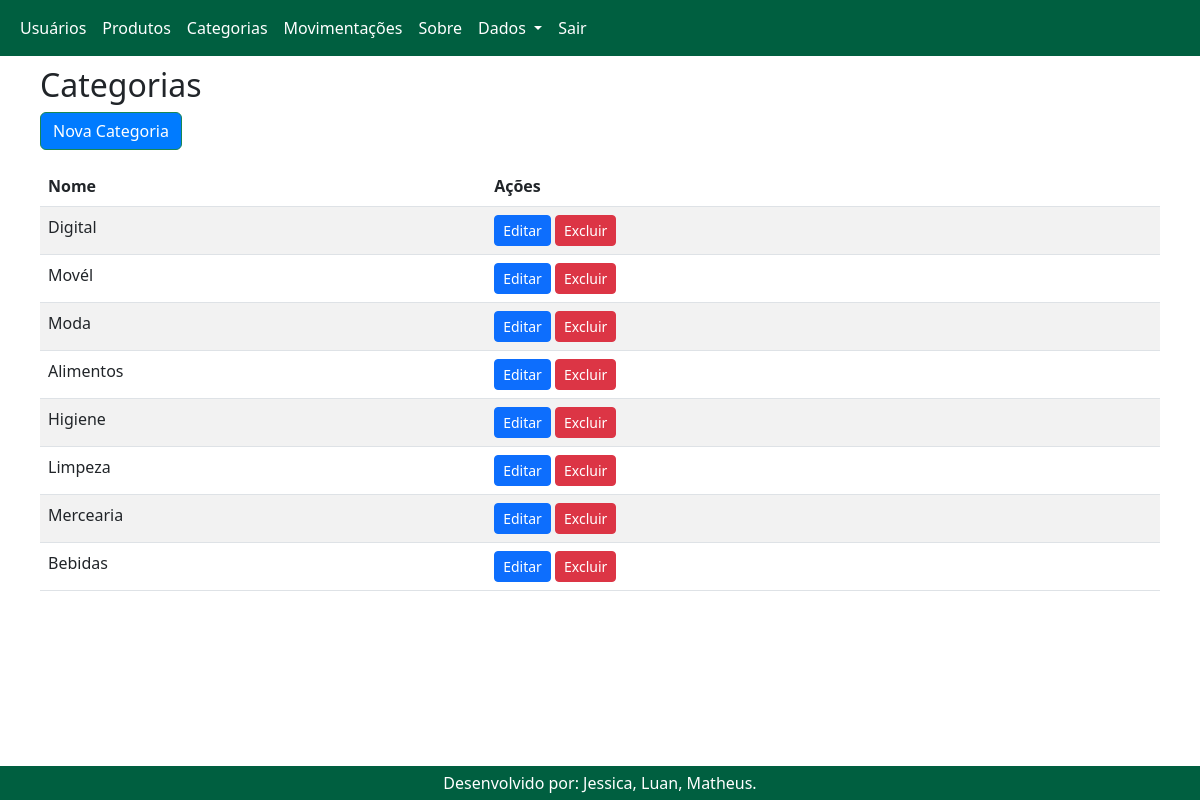
Screenshot of /categorias with the database file from the repository.
### app.py (models this page shows)
class Categoria(db.Model):
    id = db.Column(db.Integer, primary_key=True)
    nome = db.Column(db.String(100), nullable=False)

### app.py (the view)
@app.route('/categorias')
def listar_categorias():
    categorias = Categoria.query.all()
    return render_template('categorias.html', categorias=categorias)

### templates/categorias.html (shortened to what this page needs)
{% extends 'base.html' %}
{% block content %}
<h2>Categorias</h2>
<a href="/categoria/nova" class="btn btn-success mb-3">Nova Categoria</a>
<div class="table-responsive">
<table class="table table-striped">
    <thead><tr><th>Nome</th><th>Ações</th></tr></thead>
    <tbody>
        {% for categoria in categorias %}
        <tr>
            <td>{{ categoria.nome }}</td>
            <td>
                <a href="/categoria/editar/{{ categoria.id }}" class="btn btn-primary btn-sm">Editar</a>
                <a href="/categoria/excluir/{{ categoria.id }}" class="btn btn-danger btn-sm">Excluir</a>
            </td>
        </tr>
        {% endfor %}
    </tbody>
</table>
</div>
{% endblock %}

### templates/base.html (style rules this page uses)
html, body { height: 100%; margin: 0; display: flex; flex-direction: column; }
.btn-success { background-color: #007BFF; }
.btn-danger { background-color: #dc3545; }

### rows the page displays
Categoria: nome "Digital"
Categoria: nome "Movél"
Categoria: nome "Moda"
Categoria: nome "Alimentos"
Categoria: nome "Higiene"
Categoria: nome "Limpeza"
Categoria: nome "Mercearia"
Categoria: nome "Bebidas"
